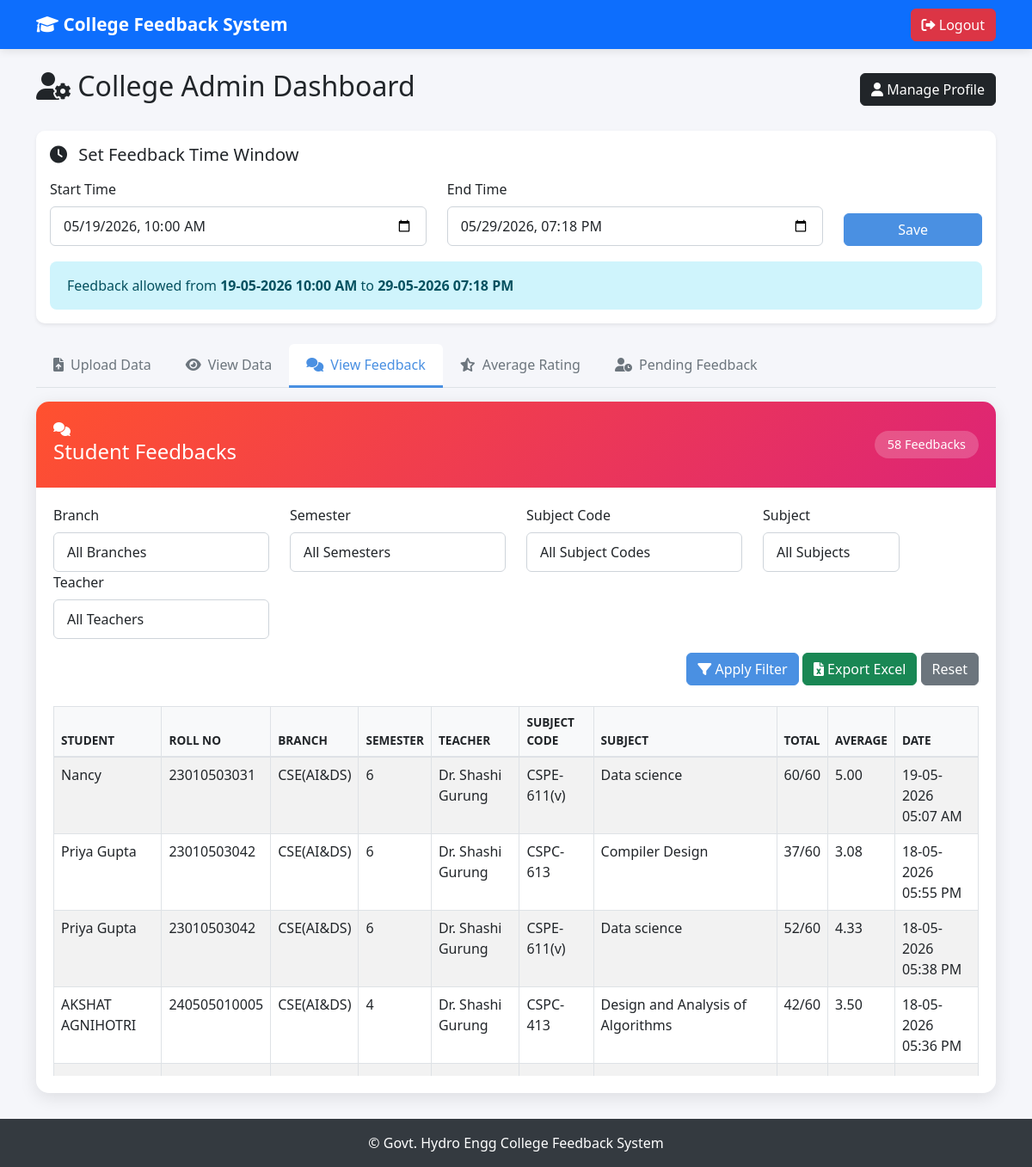
Page /superadmin_dashboard?tab=feedback (signed in) on the committed database.
### models.py (models this page shows, shortened)
class AdminSettings(db.Model):
    __tablename__ = 'admin_settings'
    id = db.Column(db.Integer, primary_key=True)
    feedback_start = db.Column(db.DateTime)
    feedback_end = db.Column(db.DateTime)
    allow_feedback = db.Column(db.Boolean, default=True)

class Feedback(db.Model):
    __tablename__ = 'feedbacks'
    id = db.Column(db.Integer, primary_key=True)
    student_id = db.Column(db.Integer, db.ForeignKey('users.id'), nullable=False)
    teacher_id = db.Column(db.Integer, db.ForeignKey('users.id'), nullable=False)
    subject = db.Column(db.String(100))
    q1 = db.Column(db.Integer, nullable=False)
    q2 = db.Column(db.Integer, nullable=False)
    q3 = db.Column(db.Integer, nullable=False)
    q4 = db.Column(db.Integer, nullable=False)
    q5 = db.Column(db.Integer, nullable=False)
    q6 = db.Column(db.Integer, nullable=False)
    q7 = db.Column(db.Integer, nullable=False)
    q8 = db.Column(db.Integer, nullable=False)
    q9 = db.Column(db.Integer, nullable=False)
    q10 = db.Column(db.Integer, nullable=False)
    q11 = db.Column(db.Integer, nullable=False)
    q12 = db.Column(db.Integer, nullable=False)
    total = db.Column(db.Integer, nullable=False)
    semester = db.Column(db.Integer, nullable=False)
    academic_year = db.Column(db.String(20), nullable=False)
    created_at = db.Column(db.DateTime, default=datetime.utcnow)
    hidden_from_admin_previous = db.Column(db.Boolean, default=False)
    hidden_from_teacher_old = db.Column(db.Boolean, default=False)
    __table_args__ = (
    db.UniqueConstraint('student_id', 'teacher_id', 'subject', 'semester', name='unique_feedback'),
)
    student = db.relationship('User', foreign_keys=[student_id], backref='student_feedbacks')
    teacher = db.relationship('User', foreign_keys=[teacher_id], backref='teacher_feedbacks')

class User(db.Model, UserMixin):
    __tablename__ = 'users'
    id = db.Column(db.Integer, primary_key=True)
    username = db.Column(db.String(80), unique=True, nullable=False)
    password = db.Column(db.String(200), nullable=False)
    plain_password = db.Column(db.String(200))
    email = db.Column(db.String(120), nullable=False)
    role = db.Column(db.String(20), nullable=False)  # student, teacher, admin
    sub_role = db.Column(db.String(20), nullable=True)  # superadmin / branchadmin
    name = db.Column(db.String(100), nullable=False)
    branch = db.Column(db.String(50))  # CSE-AI&DS, Civil, Electrical
    semester = db.Column(db.Integer, default=1)
    imported_file_id = db.Column(db.Integer, db.ForeignKey('uploaded_file.id'))
    academic_year = db.Column(db.String(20))
    roll_number = db.Column(db.String(20))
    subject = db.Column(db.String(100))
    created_at = db.Column(db.DateTime, default=datetime.utcnow)
    feedbacks_given = db.relationship('Feedback',
                                      foreign_keys='Feedback.student_id',
                                      backref='student_user',
                                      lazy=True)
    feedbacks_received = db.relationship('Feedback',
                                         foreign_keys='Feedback.teacher_id',
                                         backref='teacher_user',
                                         lazy=True)
    uploaded_file = db.relationship('UploadedFile',
                                    foreign_keys='UploadedFile.uploaded_by',
                                     backref='uploader',
                                    lazy=True)

### app.py (the view)
@app.route('/superadmin_dashboard')
@login_required
def superadmin_dashboard():
    role = (getattr(current_user, 'role', None) or '').strip().lower()
    sub_role = (getattr(current_user, 'sub_role', None) or '').strip().lower()
    if role != 'admin' or sub_role != 'superadmin':
        flash("Access denied!", "danger")
        return redirect(url_for('home'))
    students_files = mark_file_status(UploadedFile.query.filter_by(file_type='student').all())
    teachers_files = mark_file_status(UploadedFile.query.filter_by(file_type='teacher').all())
    admins_files = mark_file_status(UploadedFile.query.filter_by(file_type='admin').all())
    filters = get_superadmin_feedback_filters()
    selected_branch = filters['branch']
    selected_semester = filters['semester']
    selected_subject_code = filters['subject_code']
    selected_subject = filters['subject']
    selected_teacher = filters['teacher']
    feedbacks = add_subject_codes_to_feedbacks(
        build_superadmin_feedback_query(filters).order_by(Feedback.created_at.desc()).all()
    )
    previous_feedbacks = add_subject_codes_to_feedbacks(
        build_superadmin_feedback_query(filters, previous=True).order_by(Feedback.created_at.desc()).all()
    )
    average_summary = feedback_average_summary(feedbacks)
    previous_average_summary = feedback_average_summary(previous_feedbacks)
    branch_options = BRANCHES
    subject_code_options = [
        s[0] for s in db.session.query(TeacherSubject.subject_code)
        .filter(TeacherSubject.subject_code.isnot(None), TeacherSubject.subject_code != '')
        .distinct()
        .all()
    ]
    subject_options = [
        s[0] for s in db.session.query(TeacherSubject.subject)
        .filter(TeacherSubject.subject.isnot(None), TeacherSubject.subject != '')
        .distinct()
        .all()
    ]
    teacher_options = User.query.filter_by(role='teacher').order_by(User.username).all()
    feedback_settings = get_feedback_settings()
    total_students_uploaded = User.query.filter_by(role='student').count()
    return render_template(
        'admin/superadmin_dashboard.html',
        students_files=students_files,
        teachers_files=teachers_files,
        admins_files=admins_files,
        feedback_settings=feedback_settings,
        feedbacks=feedbacks,
        branch_options=branch_options,
        subject_code_options=subject_code_options,
        subject_options=subject_options,
        teacher_options=teacher_options,
        selected_branch=selected_branch,
        selected_semester=selected_semester,
        selected_subject_code=selected_subject_code,
        selected_subject=selected_subject,
        selected_teacher=selected_teacher,
        average_summary=average_summary,
        previous_average_summary=previous_average_summary,
        previous_feedbacks=previous_feedbacks,
        pending_feedback_summary=pending_feedback_summary(filters),
        total_students_uploaded=total_students_uploaded
    )

### templates/admin/superadmin_dashboard.html (shortened to what this page needs)
{% extends "base.html" %}
{% block content %}
<div class="d-flex justify-content-between align-items-center mb-4">
    <h2>
        <i class="fas fa-user-cog"></i>
        College Admin Dashboard
    </h2>
    <div class="d-flex gap-2">
        <button class="btn btn-dark"
                data-bs-toggle="modal"
                data-bs-target="#profileModal">
            <i class="fas fa-user"></i>
            Manage Profile
        </button>
    </div>
</div>
<div class="card mb-4 shadow-sm">
    <div class="card-body">
        <h5 class="mb-3">
            <i class="fas fa-clock me-2"></i> Set Feedback Time Window
        </h5>
        <form method="POST" action="{{ url_for('set_feedback_window') }}">
            <div class="row align-items-end">
                <div class="col-md-5">
                    <label class="form-label">Start Time</label>
                    <input type="datetime-local" name="start_time" class="form-control"
                        value="{{ feedback_settings.feedback_start.strftime('%Y-%m-%dT%H:%M') if feedback_settings and feedback_settings.feedback_start else '' }}"
                        required>
                </div>
                <div class="col-md-5">
                    <label class="form-label">End Time</label>
                    <input type="datetime-local" name="end_time" class="form-control"
                        value="{{ feedback_settings.feedback_end.strftime('%Y-%m-%dT%H:%M') if feedback_settings and feedback_settings.feedback_end else '' }}"
                        required>
                </div>
                <div class="col-md-2">
                    <button type="submit" class="btn btn-primary w-100">Save</button>
                </div>
            </div>
        </form>
        {% if feedback_settings and feedback_settings.feedback_start and feedback_settings.feedback_end %}
        <div class="saved-window">
            Feedback allowed from
            <strong>{{ feedback_settings.feedback_start.strftime('%d-%m-%Y %I:%M %p') }}</strong>
            to
            <strong>{{ feedback_settings.feedback_end.strftime('%d-%m-%Y %I:%M %p') }}</strong>
        </div>
        {% endif %}
    </div>
</div>
<ul class="nav nav-tabs mb-3">
    <li class="nav-item">
        <button
            class="nav-link {% if request.args.get('tab') not in ['view', 'feedback', 'average', 'pending'] %}active{% endif %}"
            data-bs-toggle="tab" data-bs-target="#upload">
            <i class="fas fa-file-upload me-2"></i>Upload Data
        </button>
    </li>
    <li class="nav-item">
        <button class="nav-link {% if request.args.get('tab') == 'view' %}active{% endif %}" data-bs-toggle="tab"
            data-bs-target="#view">
            <i class="fas fa-eye me-2"></i>View Data
        </button>
    </li>
    <li class="nav-item">
        <button class="nav-link {% if request.args.get('tab') == 'feedback' %}active{% endif %}" data-bs-toggle="tab"
            data-bs-target="#feedback">
            <i class="fas fa-comments me-2"></i>View Feedback
        </button>
    </li>
    <li class="nav-item">
        <button class="nav-link {% if request.args.get('tab') == 'average' %}active{% endif %}" data-bs-toggle="tab"
            data-bs-target="#average">
            <i class="fas fa-star-half-alt me-2"></i>Average Rating
        </button>
    </li>
    <li class="nav-item">
        <button class="nav-link {% if request.args.get('tab') == 'pending' %}active{% endif %}" data-bs-toggle="tab"
            data-bs-target="#pending">
            <i class="fas fa-user-clock me-2"></i>Pending Feedback
        </button>
    </li>
</ul>
<div class="tab-content">
    <div class="tab-pane fade {% if request.args.get('tab') == 'feedback' %}show active{% endif %}" id="feedback">
        <div class="data-card feedback-data">
            <div class="data-header">
                <div>
                    <i class="fas fa-comments me-3"></i>
                    <h4>Student Feedbacks</h4>
                </div>
                <span class="data-count">{{ feedbacks|length }} Feedbacks</span>
            </div>
            <div class="data-body">
                <form method="GET" action="{{ url_for('superadmin_dashboard') }}" class="mb-4">
                    <div class="row">
                        <div class="col-md-3">
                            <label class="form-label">Branch</label>
                            <select name="branch" class="form-control">
                                <option value="">All Branches</option>
                            </select>
                        </div>
                        <div class="col-md-3">
                            <label class="form-label">Semester</label>
                            <select name="semester" class="form-control">
                                <option value="">All Semesters</option>
                            </select>
                        </div>
                        <div class="col-md-3">
                            <label class="form-label">Subject Code</label>
                            <select name="subject_code" class="form-control">
                                <option value="">All Subject Codes</option>
                            </select>
                        </div>
                        <div class="col-md-2">
                            <label class="form-label">Subject</label>
                            <select name="subject" class="form-control">
                                <option value="">All Subjects</option>
                            </select>
                        </div>
                        <div class="col-md-3">
                            <label class="form-label">Teacher</label>
                            <select name="teacher" class="form-control">
                                <option value="">All Teachers</option>
                            </select>
                        </div>
                    </div>
                    <div class="text-end mt-3">
                        <button type="submit" class="btn btn-primary">
                            <i class="fas fa-filter"></i> Apply Filter
                        </button>
                        <button type="submit" formaction="{{ url_for('export_superadmin_feedback') }}"
                            class="btn btn-success">
                            <i class="fas fa-file-excel"></i> Export Excel
                        </button>
                        <a href="{{ url_for('superadmin_dashboard', tab='feedback') }}"
                            class="btn btn-secondary">Reset</a>
                    </div>
                </form>
                {% if feedbacks %}
                <div class="table-container" id="feedback-table">
                    <table class="table table-striped table-bordered">
                        <thead>
                            <tr>
                                <th>Student</th>
                                <th>Roll No</th>
                                <th>Branch</th>
                                <th>Semester</th>
                                <th>Teacher</th>
                                <th>Subject Code</th>
                                <th>Subject</th>
                                <th>Total</th>
                                <th>Average</th>
                                <th>Date</th>
                            </tr>
                        </thead>
                        <tbody>
                            {% for fb in feedbacks %}
                            <tr>
                                <td>{{ fb.student.name }}</td>
                                <td>{{ fb.student.roll_number or '-' }}</td>
                                <td>{{ fb.student.branch or '-' }}</td>
                                <td>{{ fb.semester }}</td>
                                <td>{{ fb.teacher.name or fb.teacher.username }}</td>
                                <td>{{ fb.subject_code or '-' }}</td>
                                <td>{{ fb.subject or '-' }}</td>
                                <td>{{ fb.total }}/60</td>
                                <td>{{ "%.2f"|format(fb.total / 12) }}</td>
                                <td>{{ fb.created_at.strftime('%d-%m-%Y %I:%M %p') }}</td>
                            </tr>
                            {% endfor %}
                        </tbody>
                    </table>
                </div>
                {% else %}
                <div class="empty-data">
                    <i class="fas fa-comments"></i>
                    <h5>No Feedback Found</h5>
                </div>
                {% endif %}
            </div>
        </div>
    </div>
</div>
{% endblock %}

### rows in the picture
AdminSettings: start_time "05/19/2026 10:00", end_time "05/29/2026 19:18", feedback_start "19-05-2026 10:00 AM", feedback_end "29-05-2026 07:18 PM"
Feedback: student.name "Nancy", student "23010503031", student "CSE(AI&DS)", semester "6", teacher "Dr. Shashi Gurung", subject_code "CSPE-611(v)", subject "Data science", total "60", fb.total/12 "5.00", created_at "19-05-2026 05:07 AM"
Feedback: student.name "Priya Gupta", student "23010503042", student "CSE(AI&DS)", semester "6", teacher "Dr. Shashi Gurung", subject_code "CSPC-613", subject "Compiler Design", total "37", fb.total/12 "3.08", created_at "18-05-2026 05:55 PM"
Feedback: student.name "Priya Gupta", student "23010503042", student "CSE(AI&DS)", semester "6", teacher "Dr. Shashi Gurung", subject_code "CSPE-611(v)", subject "Data science", total "52", fb.total/12 "4.33", created_at "18-05-2026 05:38 PM"
Feedback: student.name "AKSHAT AGNIHOTRI", student "240505010005", student "CSE(AI&DS)", semester "4", teacher "Dr. Shashi Gurung", subject_code "CSPC-413", subject "Design and Analysis of Algorithms", total "42", fb.total/12 "3.50", created_at "18-05-2026 05:36 PM"

### other values in the picture
{{ feedbacks|length }} "58"
